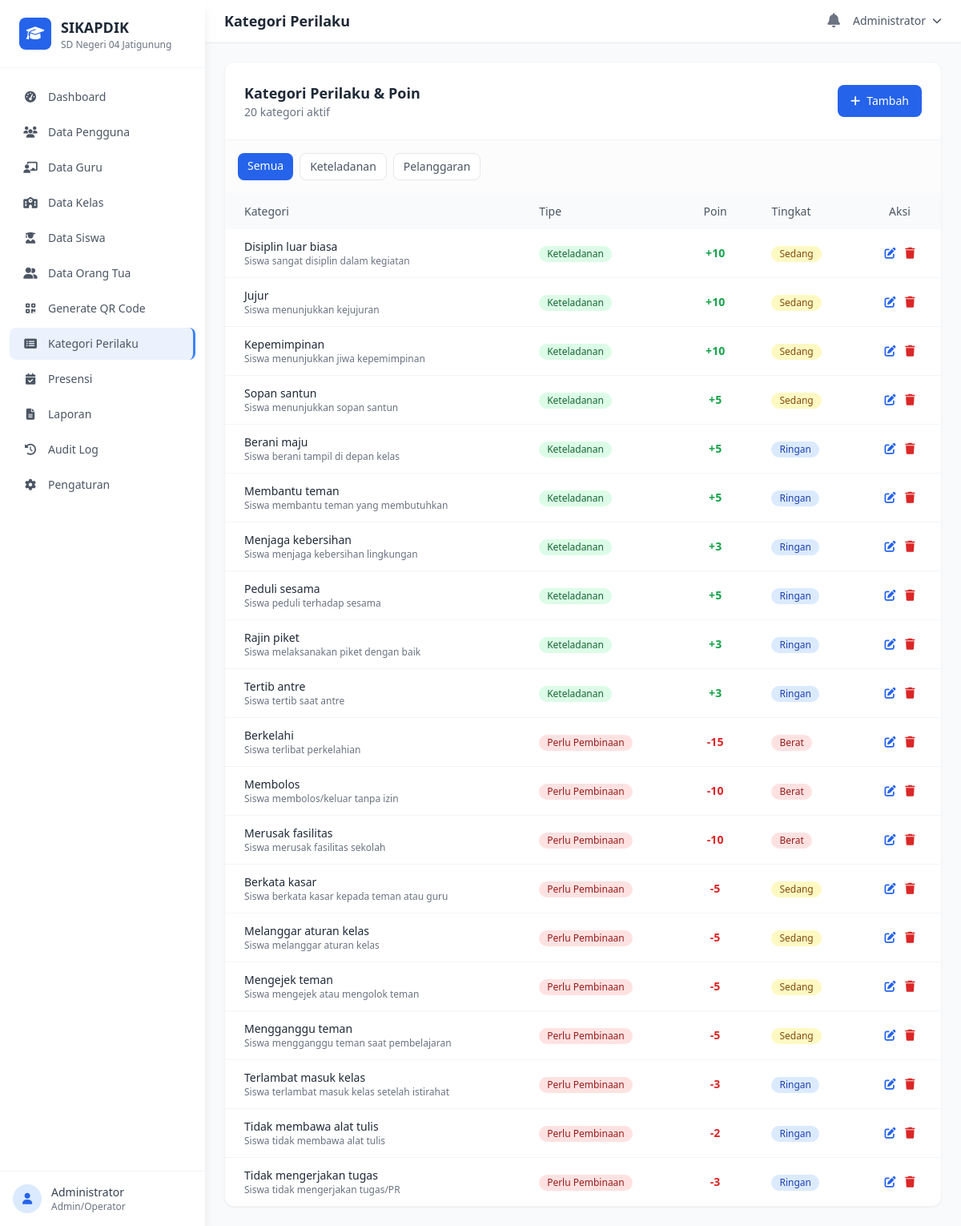
Screenshot of /modules/admin/behavior_categories.php (signed in) with the database file from the repository.
### tables this page shows
CREATE TABLE IF NOT EXISTS `behavior_categories` (
    `id` INT(11) UNSIGNED AUTO_INCREMENT PRIMARY KEY,
    `category_name` VARCHAR(100) NOT NULL,
    `type` ENUM('keteladanan','pelanggaran') NOT NULL,
    `points` INT(5) NOT NULL DEFAULT 0 COMMENT 'Poin positif atau negatif',
    `severity` ENUM('ringan','sedang','berat') DEFAULT 'ringan',
    `description` TEXT DEFAULT NULL,
    `is_active` TINYINT(1) DEFAULT 1,
    `created_at` TIMESTAMP DEFAULT CURRENT_TIMESTAMP,
    `updated_at` TIMESTAMP DEFAULT CURRENT_TIMESTAMP ON UPDATE CURRENT_TIMESTAMP
);

### includes/Auth.php (called while the page is built, shortened)
<?php
class Auth {
    public static function getRole() {
        return $_SESSION['role'] ?? null;
    }
    public static function getFullName() {
        return $_SESSION['full_name'] ?? '';
    }
}

### includes/Database.php (called while the page is built, shortened)
<?php
class Database {
    private static $instance = null;
    private $pdo;
    private function __construct() {
        try {
            $dsn = "mysql:host=" . DB_HOST . ";dbname=" . DB_NAME . ";charset=" . DB_CHARSET;
            $options = [
                PDO::ATTR_ERRMODE => PDO::ERRMODE_EXCEPTION,
                PDO::ATTR_DEFAULT_FETCH_MODE => PDO::FETCH_ASSOC,
                PDO::ATTR_EMULATE_PREPARES => false,
                PDO::MYSQL_ATTR_INIT_COMMAND => "SET NAMES " . DB_CHARSET
            ];
            $this->pdo = new PDO($dsn, DB_USER, DB_PASS, $options);
        } catch (PDOException $e) {
            error_log("Database connection failed: " . $e->getMessage());
            die("Koneksi database gagal. Silakan hubungi administrator.");
        }
    }
    public static function getInstance() {
        if (self::$instance === null) {
            self::$instance = new self();
        }
        return self::$instance;
    }
    public function query($sql, $params = []) {
        try {
            $stmt = $this->pdo->prepare($sql);
            $stmt->execute($params);
            return $stmt;
        } catch (PDOException $e) {
            error_log("Query error: " . $e->getMessage() . " | SQL: " . $sql);
            throw $e;
        }
    }
    public function fetchAll($sql, $params = []) {
        $stmt = $this->query($sql, $params);
        return $stmt->fetchAll();
    }
}

### modules/admin/behavior_categories.php (the view, shortened to what this page needs)
<?php
$db = Database::getInstance();
$action = get('action', 'list');
$id = (int) get('id', 0);
include __DIR__ . '/../../templates/header.php';
if ($action === 'add' || ($action === 'edit' && $id > 0)):
    $cat = $action === 'edit' ? $db->fetch("SELECT * FROM behavior_categories WHERE id = ?", [$id]) : null;
?>
<div class="max-w-lg mx-auto">
    <div class="bg-white rounded-xl shadow-sm border border-gray-100 p-6">
        <div class="flex items-center justify-between mb-6">
            <h3 class="text-lg font-semibold text-gray-800"><?= $action === 'add' ? 'Tambah Kategori' : 'Edit Kategori' ?></h3>
            <a href="<?= BASE_URL ?>modules/admin/behavior_categories.php" class="text-sm text-gray-500 hover:text-gray-700"><i class="fas fa-arrow-left"></i> Kembali</a>
        </div>
        <form method="POST">
            <?= Security::csrfField() ?>
            <input type="hidden" name="form_action" value="<?= $action ?>">
            <div class="mb-4">
                <label class="block text-sm font-medium text-gray-700 mb-1">Nama Kategori *</label>
                <input type="text" name="category_name" value="<?= htmlspecialchars($cat['category_name'] ?? '') ?>" class="w-full px-4 py-2.5 border border-gray-200 rounded-lg focus:ring-2 focus:ring-blue-500 focus:border-transparent" required>
            </div>
            <div class="grid grid-cols-2 gap-4 mb-4">
                <div>
                    <label class="block text-sm font-medium text-gray-700 mb-1">Tipe *</label>
                    <select name="type" class="w-full px-4 py-2.5 border border-gray-200 rounded-lg focus:ring-2 focus:ring-blue-500 focus:border-transparent" required>
                        <option value="keteladanan" <?= ($cat['type'] ?? '') === 'keteladanan' ? 'selected' : '' ?>>Keteladanan (+)</option>
                        <option value="pelanggaran" <?= ($cat['type'] ?? '') === 'pelanggaran' ? 'selected' : '' ?>>Pelanggaran (-)</option>
                    </select>
                </div>
                <div>
                    <label class="block text-sm font-medium text-gray-700 mb-1">Poin *</label>
                    <input type="number" name="points" value="<?= abs($cat['points'] ?? 5) ?>" class="w-full px-4 py-2.5 border border-gray-200 rounded-lg focus:ring-2 focus:ring-blue-500 focus:border-transparent" required min="1">
                    <p class="text-xs text-gray-500 mt-1">Tanda +/- otomatis sesuai tipe</p>
                </div>
            </div>
            <div class="mb-4">
                <label class="block text-sm font-medium text-gray-700 mb-1">Tingkat</label>
                <select name="severity" class="w-full px-4 py-2.5 border border-gray-200 rounded-lg focus:ring-2 focus:ring-blue-500 focus:border-transparent">
                    <option value="ringan" <?= ($cat['severity'] ?? '') === 'ringan' ? 'selected' : '' ?>>Ringan</option>
                    <option value="sedang" <?= ($cat['severity'] ?? '') === 'sedang' ? 'selected' : '' ?>>Sedang</option>
                    <option value="berat" <?= ($cat['severity'] ?? '') === 'berat' ? 'selected' : '' ?>>Berat</option>
                </select>
            </div>
            <div class="mb-6">
                <label class="block text-sm font-medium text-gray-700 mb-1">Deskripsi</label>
                <textarea name="description" rows="2" class="w-full px-4 py-2.5 border border-gray-200 rounded-lg focus:ring-2 focus:ring-blue-500 focus:border-transparent"><?= htmlspecialchars($cat['description'] ?? '') ?></textarea>
            </div>
            <div class="flex gap-3">
                <button type="submit" class="px-6 py-2.5 bg-blue-600 text-white rounded-lg hover:bg-blue-700 transition flex items-center gap-2"><i class="fas fa-save"></i> Simpan</button>
                <a href="<?= BASE_URL ?>modules/admin/behavior_categories.php" class="px-6 py-2.5 bg-gray-100 text-gray-700 rounded-lg hover:bg-gray-200 transition">Batal</a>
            </div>
        </form>
    </div>
</div>
<?php else:
    $typeFilter = get('type');
    $where = "is_active = 1";
    $params = [];
    $categories = $db->fetchAll("SELECT * FROM behavior_categories WHERE {$where} ORDER BY type, severity DESC, category_name", $params);
?>
<div class="bg-white rounded-xl shadow-sm border border-gray-100">
    <div class="p-6 border-b border-gray-100 flex items-center justify-between">
        <div>
            <h3 class="text-lg font-semibold text-gray-800">Kategori Perilaku & Poin</h3>
            <p class="text-sm text-gray-500"><?= count($categories) ?> kategori aktif</p>
        </div>
        <a href="?action=add" class="inline-flex items-center gap-2 px-4 py-2.5 bg-blue-600 text-white rounded-lg hover:bg-blue-700 transition text-sm"><i class="fas fa-plus"></i> Tambah</a>
    </div>
    <div class="p-4 border-b border-gray-50 bg-gray-50/50 flex gap-2">
        <a href="?" class="px-3 py-1.5 rounded-lg text-sm <?= empty($typeFilter) ? 'bg-blue-600 text-white' : 'bg-white border text-gray-600 hover:bg-gray-50' ?>">Semua</a>
        <a href="?type=keteladanan" class="px-3 py-1.5 rounded-lg text-sm <?= $typeFilter === 'keteladanan' ? 'bg-green-600 text-white' : 'bg-white border text-gray-600 hover:bg-gray-50' ?>">Keteladanan</a>
        <a href="?type=pelanggaran" class="px-3 py-1.5 rounded-lg text-sm <?= $typeFilter === 'pelanggaran' ? 'bg-red-600 text-white' : 'bg-white border text-gray-600 hover:bg-gray-50' ?>">Pelanggaran</a>
    </div>
    <div class="overflow-x-auto">
        <table class="w-full text-sm">
            <thead class="bg-gray-50"><tr>
                <th class="px-6 py-3 text-left font-medium text-gray-600">Kategori</th>
                <th class="px-6 py-3 text-left font-medium text-gray-600">Tipe</th>
                <th class="px-6 py-3 text-center font-medium text-gray-600">Poin</th>
                <th class="px-6 py-3 text-left font-medium text-gray-600">Tingkat</th>
                <th class="px-6 py-3 text-center font-medium text-gray-600">Aksi</th>
            </tr></thead>
            <tbody class="divide-y divide-gray-100">
                <?php foreach ($categories as $c): ?>
                <tr class="hover:bg-gray-50">
                    <td class="px-6 py-3">
                        <p class="font-medium text-gray-800"><?= htmlspecialchars($c['category_name']) ?></p>
                        <?php if ($c['description']): ?>
                        <p class="text-xs text-gray-500"><?= htmlspecialchars(truncate($c['description'], 60)) ?></p>
                        <?php endif; ?>
                    </td>
                    <td class="px-6 py-3"><?= statusBadge($c['type'], 'behavior') ?></td>
                    <td class="px-6 py-3 text-center font-bold <?= $c['points'] >= 0 ? 'text-green-600' : 'text-red-600' ?>"><?= $c['points'] > 0 ? '+' : '' ?><?= $c['points'] ?></td>
                    <td class="px-6 py-3"><?= statusBadge($c['severity'], 'severity') ?></td>
                    <td class="px-6 py-3 text-center">
                        <a href="?action=edit&id=<?= $c['id'] ?>" class="text-blue-600 hover:text-blue-800 mr-2"><i class="fas fa-edit"></i></a>
                        <form method="POST" class="inline" onsubmit="return confirmDelete()">
                            <button class="text-red-600 hover:text-red-800"><i class="fas fa-trash"></i></button>
                        </form>
                    </td>
                </tr>
                <?php endforeach; ?>
            </tbody>
        </table>
    </div>
</div>
<?php endif; ?>
<?php include __DIR__ . '/../../templates/footer.php'; ?>

### templates/header.php (shortened to what this page needs)
<?php
$currentRole = Auth::getRole();
$currentUser = Auth::getFullName();
$currentPage = basename($_SERVER['PHP_SELF'], '.php');
$roleMenus = $menus[$currentRole] ?? [];
?>
<!DOCTYPE html>
<html lang="id">
<head>
    <script src="https://cdn.tailwindcss.com"></script>
    <link rel="stylesheet" href="https://cdnjs.cloudflare.com/ajax/libs/font-awesome/6.5.1/css/all.min.css">
</head>
<body class="bg-gray-50 font-sans">
<div class="flex h-screen overflow-hidden">
    <aside class="sidebar fixed inset-y-0 left-0 z-50 w-64 bg-white shadow-lg transition-transform duration-300 md:relative md:translate-x-0 flex flex-col" id="sidebar">
        <div class="flex items-center gap-3 px-6 py-5 border-b border-gray-100">
            <div class="w-10 h-10 bg-blue-600 rounded-lg flex items-center justify-center">
                <i class="fas fa-graduation-cap text-white text-lg"></i>
            </div>
            <div>
                <h1 class="text-lg font-bold text-gray-800"><?= APP_NAME ?></h1>
                <p class="text-xs text-gray-500"><?= SCHOOL_NAME ?></p>
            </div>
        </div>
        <nav class="flex-1 overflow-y-auto py-4 px-3">
            <ul class="space-y-1">
                <?php foreach ($roleMenus as $menu): ?>
                <li>
                    <a href="<?= BASE_URL . $menu['url'] ?>"
                       class="sidebar-item flex items-center gap-3 px-4 py-2.5 rounded-lg text-sm font-medium text-gray-600 transition-all <?= $currentPage === $menu['id'] ? 'sidebar-active' : '' ?>">
                        <i class="<?= $menu['icon'] ?> w-5 text-center"></i>
                        <span><?= $menu['label'] ?></span>
                    </a>
                </li>
                <?php endforeach; ?>
            </ul>
        </nav>
        <div class="border-t border-gray-100 p-4">
            <div class="flex items-center gap-3">
                <div class="w-9 h-9 bg-blue-100 rounded-full flex items-center justify-center">
                    <i class="fas fa-user text-blue-600 text-sm"></i>
                </div>
                <div class="flex-1 min-w-0">
                    <p class="text-sm font-medium text-gray-700 truncate"><?= htmlspecialchars($currentUser) ?></p>
                    <p class="text-xs text-gray-500"><?= getRoleName($currentRole) ?></p>
                </div>
            </div>
        </div>
    </aside>
    <div class="flex-1 flex flex-col overflow-hidden">
        <header class="bg-white shadow-sm border-b border-gray-100 px-6 py-3 flex items-center justify-between">
            <div class="flex items-center gap-4">
                <h2 class="text-lg font-semibold text-gray-800"><?= PAGE_TITLE ?></h2>
            </div>
            <div class="flex items-center gap-4">
                <a href="<?= BASE_URL ?>modules/<?= $currentRole ?>/notifications.php" class="relative text-gray-500 hover:text-gray-700">
                    <i class="fas fa-bell text-lg"></i>
                </a>
                <div class="relative" id="profileDropdown">
                    <button onclick="document.getElementById('profileMenu').classList.toggle('hidden')" class="flex items-center gap-2 text-sm text-gray-600 hover:text-gray-800">
                        <span class="hidden sm:inline"><?= htmlspecialchars($currentUser) ?></span>
                        <i class="fas fa-chevron-down text-xs"></i>
                    </button>
                </div>
            </div>
        </header>
        <main class="flex-1 overflow-y-auto p-6">

### includes/Helpers.php (shortened to what this page needs)
<?php
function truncate($text, $length = 100) {
    if (strlen($text) <= $length) return $text;
    return substr($text, 0, $length) . '...';
}
function statusBadge($status, $type = 'attendance') {
    $badges = [
        'attendance' => [
            'hadir' => ['bg-green-100 text-green-800', 'Hadir'],
            'terlambat' => ['bg-yellow-100 text-yellow-800', 'Terlambat'],
            'sakit' => ['bg-blue-100 text-blue-800', 'Sakit'],
            'izin' => ['bg-purple-100 text-purple-800', 'Izin'],
            'alpa' => ['bg-red-100 text-red-800', 'Alpa'],
        ],
        'behavior' => [
            'keteladanan' => ['bg-green-100 text-green-800', 'Keteladanan'],
            'pelanggaran' => ['bg-red-100 text-red-800', 'Perlu Pembinaan'],
        ],
        'validation' => [
            'pending' => ['bg-yellow-100 text-yellow-800', 'Menunggu Validasi'],
            'approved' => ['bg-green-100 text-green-800', 'Disetujui'],
            'rejected' => ['bg-red-100 text-red-800', 'Ditolak'],
        ],
        'followup' => [
            'belum_diproses' => ['bg-red-100 text-red-800', 'Belum Diproses'],
            'dalam_pemantauan' => ['bg-yellow-100 text-yellow-800', 'Dalam Pemantauan'],
            'selesai' => ['bg-green-100 text-green-800', 'Selesai'],
        ],
        'severity' => [
            'ringan' => ['bg-blue-100 text-blue-800', 'Ringan'],
            'sedang' => ['bg-yellow-100 text-yellow-800', 'Sedang'],
            'berat' => ['bg-red-100 text-red-800', 'Berat'],
        ]
    ];
    $badge = $badges[$type][$status] ?? ['bg-gray-100 text-gray-800', ucfirst($status)];
    return '<span class="inline-flex items-center px-2.5 py-0.5 rounded-full text-xs font-medium ' . $badge[0] . '">' . $badge[1] . '</span>';
}
function getRoleName($role) {
    $roles = [
        'admin' => 'Admin/Operator',
        'kepala_sekolah' => 'Kepala Sekolah',
        'wali_kelas' => 'Wali Kelas',
        'guru_mapel' => 'Guru Mapel',
        'orang_tua' => 'Orang Tua/Wali'
    ];
    return $roles[$role] ?? ucfirst($role);
}
function get($key, $default = '') {
    return isset($_GET[$key]) ? trim($_GET[$key]) : $default;
}

### templates/footer.php (shortened to what this page needs)
        </main>
    </div>
</div>
</body>
</html>

### templates/header.php (style rules this page uses)
.sidebar-active { background: rgba(59, 130, 246, 0.1); border-right: 3px solid #3b82f6; color: #3b82f6; }

### rows the page displays
behavior_categories: category_name "Disiplin luar biasa", description "Siswa sangat disiplin dalam kegiatan", type "Keteladanan Sedang", points "10"
behavior_categories: category_name "Jujur", description "Siswa menunjukkan kejujuran", type "Keteladanan Sedang", points "10"
behavior_categories: category_name "Kepemimpinan", description "Siswa menunjukkan jiwa kepemimpinan", type "Keteladanan Sedang", points "10"
behavior_categories: category_name "Sopan santun", description "Siswa menunjukkan sopan santun", type "Keteladanan Sedang", points "5"
behavior_categories: category_name "Berani maju", description "Siswa berani tampil di depan kelas", type "Keteladanan Ringan", points "5"
behavior_categories: category_name "Membantu teman", description "Siswa membantu teman yang membutuhkan", type "Keteladanan Ringan", points "5"
behavior_categories: category_name "Menjaga kebersihan", description "Siswa menjaga kebersihan lingkungan", type "Keteladanan Ringan", points "3"
behavior_categories: category_name "Peduli sesama", description "Siswa peduli terhadap sesama", type "Keteladanan Ringan", points "5"
behavior_categories: category_name "Rajin piket", description "Siswa melaksanakan piket dengan baik", type "Keteladanan Ringan", points "3"
behavior_categories: category_name "Tertib antre", description "Siswa tertib saat antre", type "Keteladanan Ringan", points "3"
behavior_categories: category_name "Berkelahi", description "Siswa terlibat perkelahian", type "Perlu Pembinaan Berat", points "-15"
behavior_categories: category_name "Membolos", description "Siswa membolos/keluar tanpa izin", type "Perlu Pembinaan Berat", points "-10"
behavior_categories: category_name "Merusak fasilitas", description "Siswa merusak fasilitas sekolah", type "Perlu Pembinaan Berat", points "-10"
behavior_categories: category_name "Berkata kasar", description "Siswa berkata kasar kepada teman atau guru", type "Perlu Pembinaan Sedang", points "-5"
behavior_categories: category_name "Melanggar aturan kelas", description "Siswa melanggar aturan kelas", type "Perlu Pembinaan Sedang", points "-5"
behavior_categories: category_name "Mengejek teman", description "Siswa mengejek atau mengolok teman", type "Perlu Pembinaan Sedang", points "-5"
behavior_categories: category_name "Mengganggu teman", description "Siswa mengganggu teman saat pembelajaran", type "Perlu Pembinaan Sedang", points "-5"
behavior_categories: category_name "Terlambat masuk kelas", description "Siswa terlambat masuk kelas setelah istirahat", type "Perlu Pembinaan Ringan", points "-3"
behavior_categories: category_name "Tidak membawa alat tulis", description "Siswa tidak membawa alat tulis", type "Perlu Pembinaan Ringan", points "-2"
behavior_categories: category_name "Tidak mengerjakan tugas", description "Siswa tidak mengerjakan tugas/PR", type "Perlu Pembinaan Ringan", points "-3"

### other values shown
APP_NAME "SIKAPDIK"
SCHOOL_NAME "SD Negeri 04 Jatigunung"
$menu['label'] "Dashboard"
$menu['label'] "Data Pengguna"
$menu['label'] "Data Guru"
$menu['label'] "Data Kelas"
$menu['label'] "Data Siswa"
$menu['label'] "Data Orang Tua"
$menu['label'] "Generate QR Code"
$menu['label'] "Kategori Perilaku"
$menu['label'] "Presensi"
$menu['label'] "Laporan"
$menu['label'] "Audit Log"
$menu['label'] "Pengaturan"
$currentUser "Administrator"
